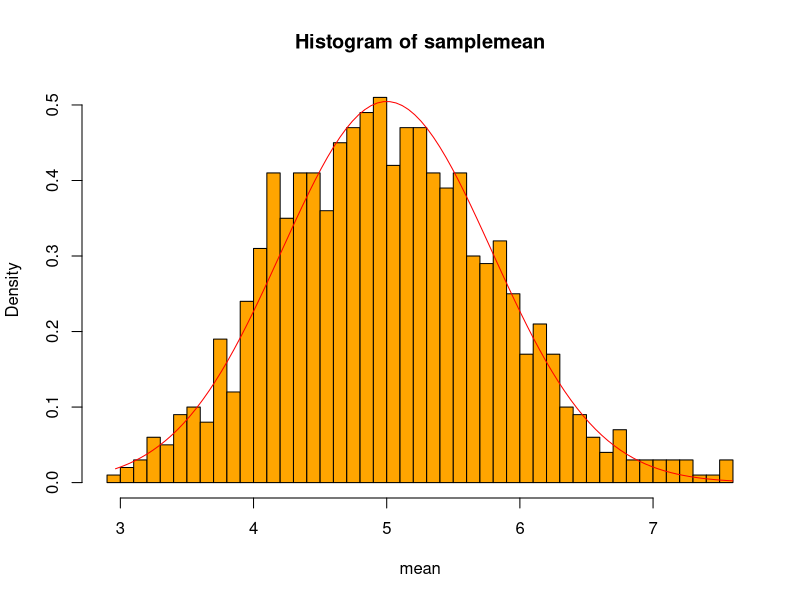
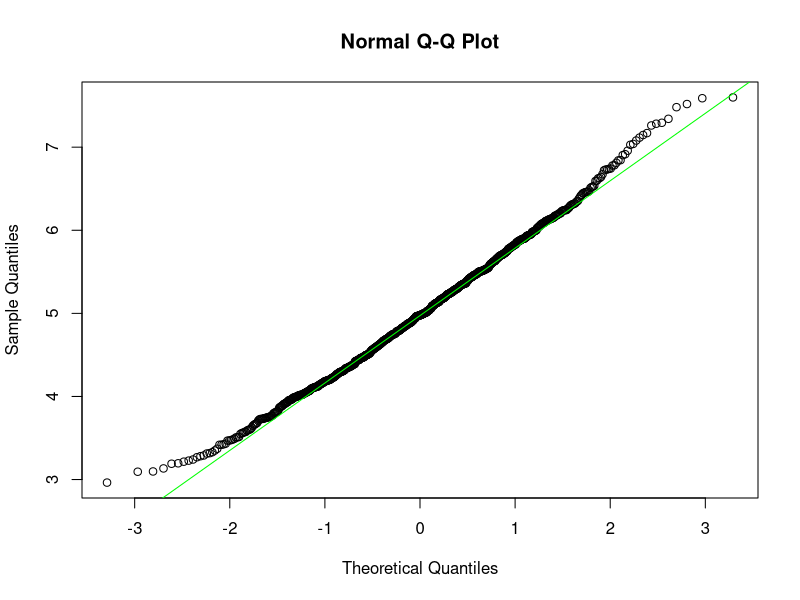
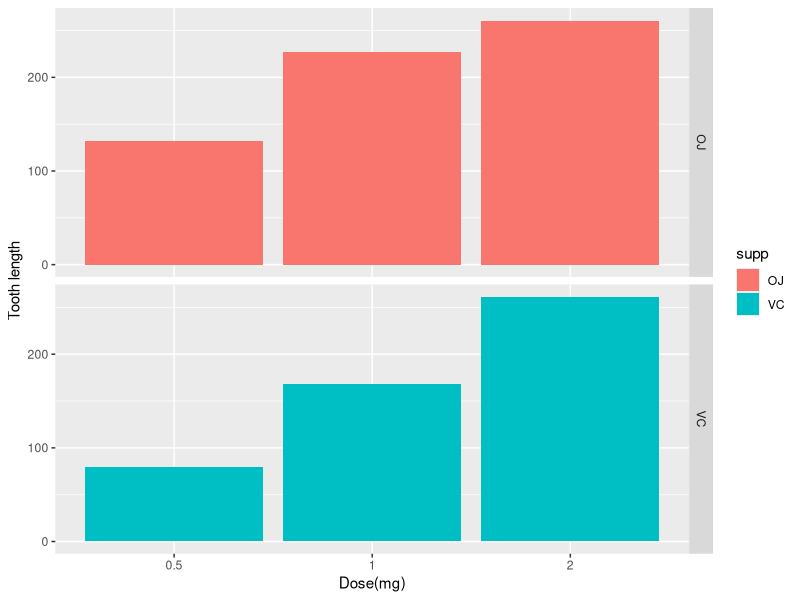
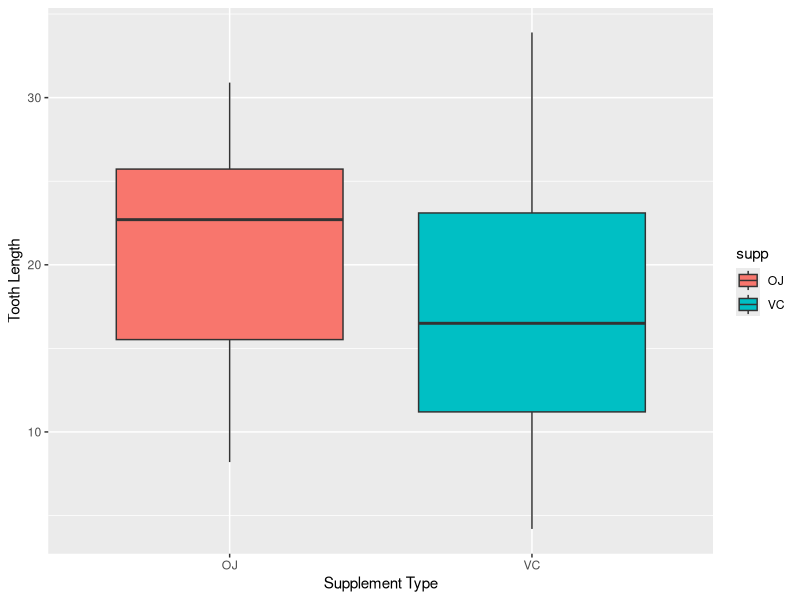
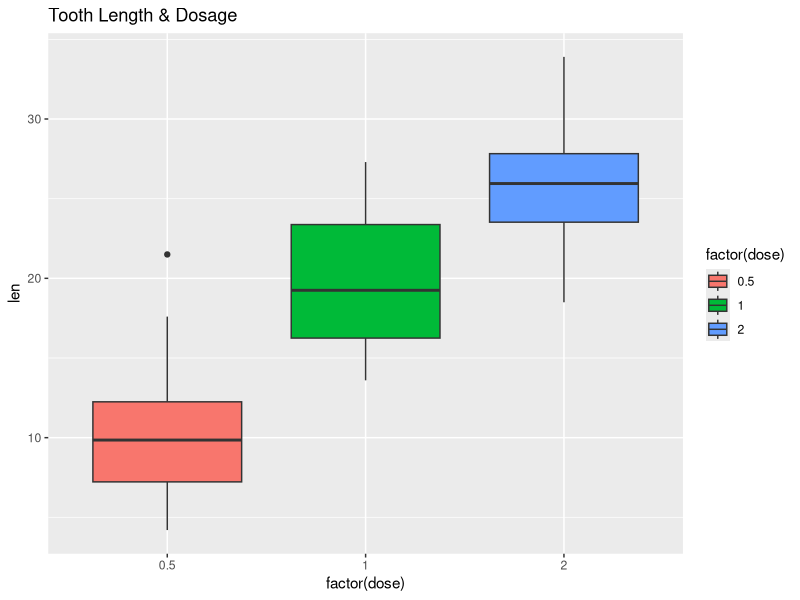

Here is the R script that generated these plots, in order:
## ---- chunk 1
knitr::opts_chunk$set(echo = TRUE)
## ---- chunk 2
library(ggplot2)
 l <- 0.2 # the rate parameter
 nsam <- 40 # sample size
 nsim <- 1000 # simulation size
 samplemean <- NULL
 for (i in 1:nsim) {
         samplemean <- c(samplemean, mean(rexp(nsam,l)))
 }
 mean(samplemean)
 mean_theo <- 1/l # theoretical mean
 mean_theo
## ---- chunk 3
sigma_theo <- 1/l/sqrt(nsam) # theoretical standard error
var_theo <- sigma_theo^2 # theoretical variance
var_sam <- var(samplemean)
var_theo
var_sam
## ---- chunk 4
hist(samplemean, breaks = nsam, prob = T, col = 'orange', xlab = "mean")
x <- seq(min(samplemean), max(samplemean), length=100)
lines(x, dnorm(x, mean = 1/l, sd=(1/l/sqrt(nsam))), pch=25, col="red")

## ---- chunk 5
qqnorm(samplemean)
qqline(samplemean, col="green")

## ---- chunk 6
library(datasets)
data("ToothGrowth")
str(ToothGrowth)
dim(ToothGrowth)
names(ToothGrowth)
## ---- chunk 7
library(ggplot2)
summary(ToothGrowth)
ggplot(data=ToothGrowth, aes(x=as.factor(dose), y=len, fill=supp)) +
        geom_bar(stat = "identity") +
        facet_grid(supp~.) +
        xlab("Dose(mg)") +
        ylab("Tooth length")
ggplot(data = ToothGrowth, aes(x=supp, y=len)) + geom_boxplot(aes(fill=supp)) +
        xlab("Supplement Type") + ylab ("Tooth Length")



## ---- chunk 8
unique(ToothGrowth$dose) # three dose groups
ggplot(aes(x=factor(dose), y=len), data= ToothGrowth) +
        geom_boxplot(aes(fill = factor(dose))) +
        labs(title = "Tooth Length & Dosage")
h1 <- t.test(len ~ supp, data = ToothGrowth)
h1

h2 <- t.test(len ~ supp, data = subset (ToothGrowth, dose == 0.5))
h2

h3 <- t.test(len ~ supp, data = subset (ToothGrowth, dose == 1))
h3

h4 <- t.test(len ~ supp, data = subset (ToothGrowth, dose == 2))
h4
